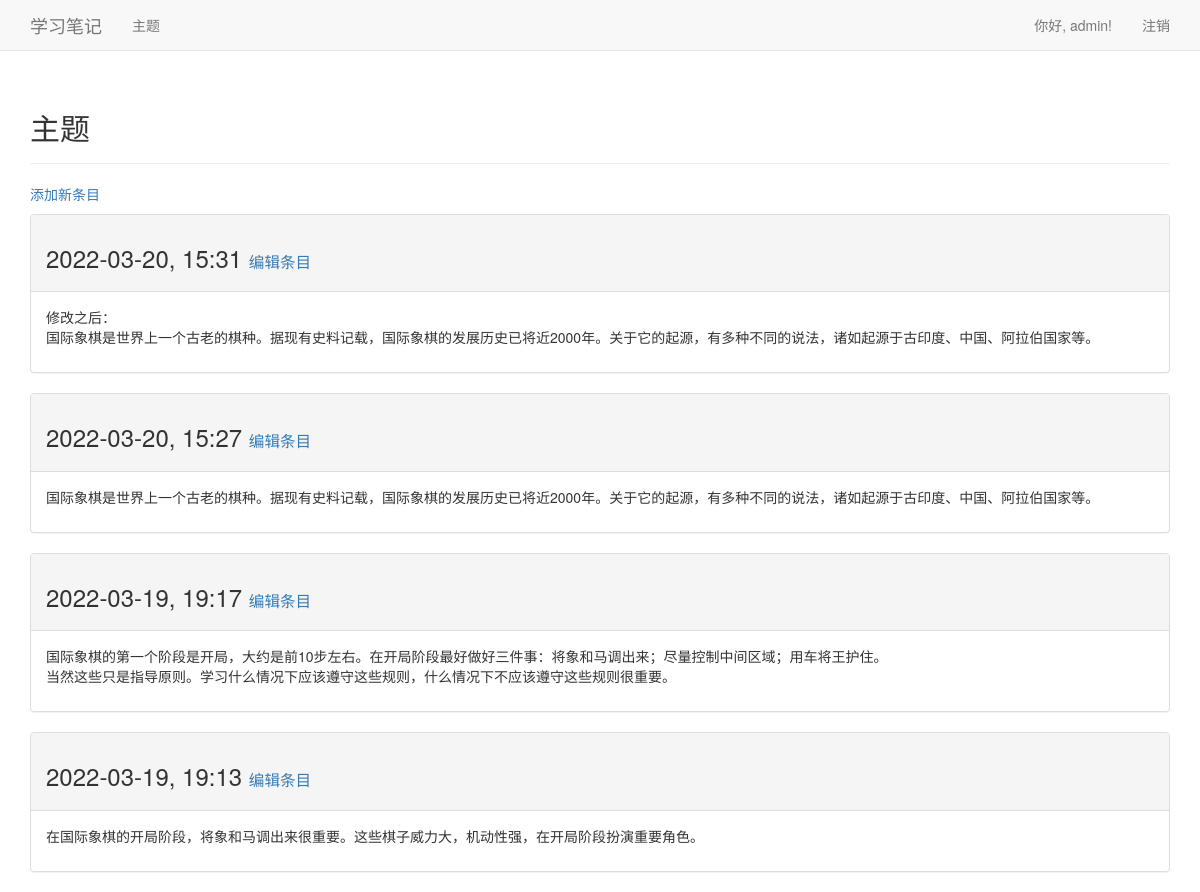
The page /topics/1/ (signed in) on the database its author committed.
### learning_logs/models.py (models this page shows, shortened)
class Entry(models.Model):
	topic = models.ForeignKey(Topic, on_delete=models.CASCADE)
	text = models.TextField()
	date_added = models.DateTimeField(auto_now_add=True)
	class Meta:
		verbose_name_plural = 'entries'   # 使用entries表示多个条目

### learning_logs/views.py (the view)
# urls.py: re_path(r'^topics/(?P<topic_id>\d+)/$', views.topic, name='topic'),
@login_required
def topic(request, topic_id):
	topic = Topic.objects.get(id=topic_id)
	if topic.owner != request.user:
		raise Http404
	entries = topic.entry_set.order_by('-date_added')  # 降序排列
	context = {'topic': topic, 'entries': entries}
	return render(request, 'learning_logs/topic.html', context)

### learning_logs/templates/learning_logs/topic.html
{% extends "learning_logs/base.html" %}
{% block header%}
	<h2>主题</h2>
{% endblock header %}
{% block content%}
	<p>
		<a href="{% url 'learning_logs:new_entry' topic.id %}">添加新条目</a>
	</p>
	{% for entry in entries %}
		<div class="panel panel-default">
			<div class="panel-heading">
				<h3>
					{{ entry.date_added | date:'Y-m-d, H:i' }}
					<small>
						<a href="{% url 'learning_logs:edit_entry' entry.id %}">编辑条目</a>
					</small>
				</h3>
			</div>
			<div class="panel-body">
				{{ entry.text | linebreaks }}
			</div>
		</div>
	{% empty %}
			该主题还没有条目添加
	{% endfor %}
{% endblock content %}

### learning_logs/templates/learning_logs/base.html (shortened to what this page needs)
{% load bootstrap3 %}
<!DOCTYPE html>
<html lang="zh-CN">
<head>
    {% bootstrap_css %}
</head>
<body>
    <nav class="navbar navbar-default navbar-static-top">
		<div class="container">
			<div class="navbar-header">
				<a class="navbar-brand" href={% url 'learning_logs:index' %}>学习笔记</a>
			</div>
			<div id="navbar" class="navbar-collapse collapse">
				<ul class="nav navbar-nav">
					<li><a href="{% url 'learning_logs:topics' %}">主题</a></li>
				</ul>
				<ul class="nav navbar-nav navbar-right">
					{% if user.is_authenticated %}
						<li><a>你好, {{ user.username }}!</a></li>
						<li><a href="{% url 'users:logout' %}">注销</a></li>
					{% else %}
						<li><a href="{% url 'users:register' %}">注册</a></li>
						<li><a href="{% url 'users:login' %}">登录</a></li>
					{% endif %}
				</ul>
			</div>
		</div>
    </nav>
    <div class="container">
		<div class="page-header">
			{% block header%} {% endblock header %}
		</div>
		<div>
			{% block content%} {% endblock content %}
		</div>
    </div>
</body>
</html>

### rows shown on the page
Entry: date_added "2022-03-20, 15:31", text "修改之后： 国际象棋是世界上一个古老的棋种。据现有史料记载，国际象棋的发展历史已将近2000年。关于它的起源，有多种不同的说法，诸如起源于古印度、中国、阿拉伯国家等。"
Entry: date_added "2022-03-20, 15:27", text "国际象棋是世界上一个古老的棋种。据现有史料记载，国际象棋的发展历史已将近2000年。关于它的起源，有多种不同的说法，诸如起源于古印度、中国、阿拉伯国家等。"
Entry: date_added "2022-03-19, 19:17", text "国际象棋的第一个阶段是开局，大约是前10步左右。在开局阶段最好做好三件事：将象和马调出来；尽量控制中间区域；用车将王护住。 当然这些只是指导原则。学习什么情况下应该遵守这些规则，什么情况下不应该遵守这些规则很重要。"
Entry: date_added "2022-03-19, 19:13", text "在国际象棋的开局阶段，将象和马调出来很重要。这些棋子威力大，机动性强，在开局阶段扮演重要角色。"

### other values the page prints
{{ user.username }} "admin"
